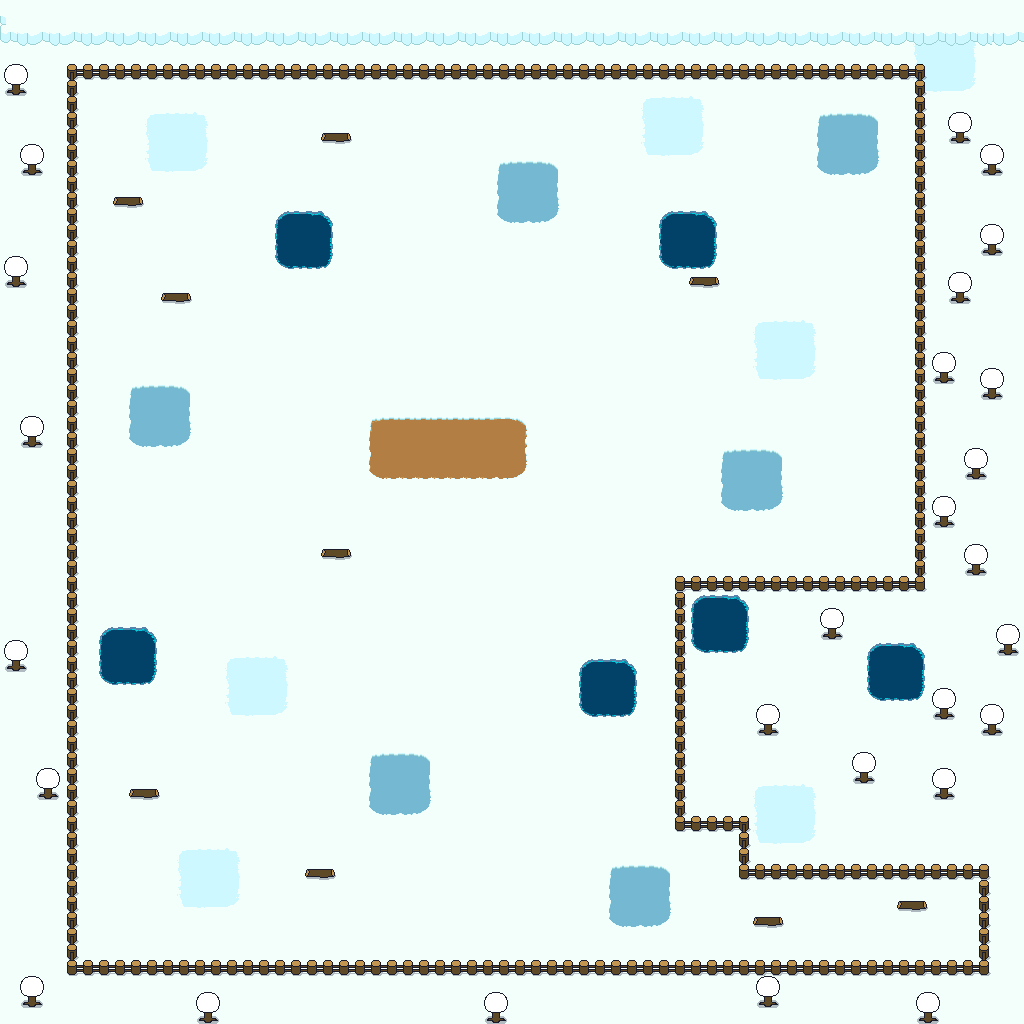

This is a level from a 2D game, rendered from its Tiled map with the project's own tilesets. A one-line summary and the map file follow, with tile-layer data summarised:
An orthogonal 64x64 tile map with 16x16 px tiles, 3 tile layers (ground, ground2, collidable), 2 tilesets.

<map version="1.5" tiledversion="1.6.0" orientation="orthogonal" renderorder="right-down" width="64" height="64" tilewidth="16" tileheight="16" infinite="0" nextlayerid="4" nextobjectid="1">
 <editorsettings>
  <export target="level_winter_one.json" format="json" />
 </editorsettings>
 <tileset firstgid="1" source="wintertiles.tsx" />
 <tileset firstgid="241" source="falltiles.tsx" />
 <layer id="1" name="ground" width="64" height="64">
  <data>[4096 cells, 4096 non-empty, 1 distinct tile ids]</data>
 </layer>
 <layer id="2" name="ground2" width="64" height="64">
  <data>[4096 cells, 271 non-empty, 49 distinct tile ids]</data>
 </layer>
 <layer id="3" name="collidable" width="64" height="64">
  <data>[4096 cells, 606 non-empty, 34 distinct tile ids]</data>
 </layer>
</map>
